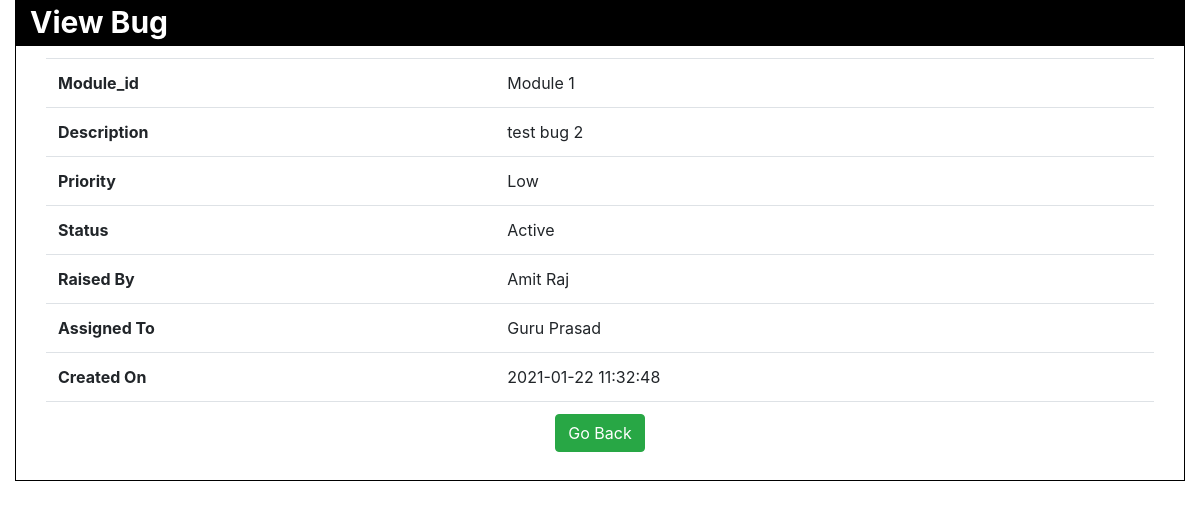
Screenshot of /view_bug.php?id=2 with the database file from the repository.
### tables this page shows
CREATE TABLE `bugs` (
  `id` int NOT NULL,
  `description` varchar(500) NOT NULL,
  `module_id` int NOT NULL,
  `priority` enum('Low','Medium','High','') NOT NULL DEFAULT 'Low',
  `status` enum('Active','Inactive','Resolved','Deleted','Ignored') NOT NULL DEFAULT 'Active',
  `raised_by` int NOT NULL,
  `assigned_to` int NOT NULL,
  `created_on` timestamp NOT NULL DEFAULT CURRENT_TIMESTAMP,
  `modified_on` datetime NOT NULL DEFAULT CURRENT_TIMESTAMP
);

CREATE TABLE `modules` (
  `id` int NOT NULL,
  `name` varchar(100) NOT NULL,
  `status` enum('Active','Inactive') NOT NULL DEFAULT 'Active',
  `created_by` int NOT NULL,
  `created_on` timestamp NOT NULL DEFAULT CURRENT_TIMESTAMP
);

CREATE TABLE `users` (
  `id` int NOT NULL,
  `name` varchar(100) NOT NULL,
  `status` enum('Active','Inactive') NOT NULL DEFAULT 'Active',
  `created_by` int NOT NULL,
  `created_on` timestamp NOT NULL DEFAULT CURRENT_TIMESTAMP
);

### bugs.php (called while the page is built, shortened)
<?php
	class Bugs
	{
		protected $conn;
		function __construct()
		{
		    $servername = "localhost";
			$username = "root";
			$password = "Greenlanten@123";
			try
			{
			  $this->conn = new PDO("mysql:host=$servername;dbname=bug_tracking", $username, $password);
			  $this->conn->setAttribute(PDO::ATTR_ERRMODE, PDO::ERRMODE_EXCEPTION);
			}
			catch(PDOException $e)
			{
			  echo "Connection failed: " . $e->getMessage();
			}
		}
		public function get_bug($id)
		{
			$query = "SELECT bugs.* , reporter.name as reporter, assigned.name AS assigned,
							 modules.name AS module_name
					  FROM bugs
					  JOIN users reporter ON bugs.raised_by = reporter.id
					  JOIN users assigned ON bugs.assigned_to = assigned.id
					  JOIN modules ON bugs.module_id = modules.id
					  WHERE bugs.id = :id
					  ";
			$stmt = $this->conn->prepare($query);
			$stmt->execute(
							array(
								    ':id' => $id
							)
					);
			$bug_details = $stmt->fetchAll(PDO::FETCH_ASSOC);
			return reset($bug_details);
		}
	}
?>

### view_bug.php (the view, shortened to what this page needs)
<?php
	require "bugs.php";
	$bugs = new Bugs;
	$id = $_GET['id'] ?? null;
	$bug_details = $bugs->get_bug($id);
?>
<!DOCTYPE html>
<html>
<head>
	<link rel="stylesheet" href="https://maxcdn.bootstrapcdn.com/bootstrap/4.0.0/css/bootstrap.min.css">
	<link rel="stylesheet" type="text/css" href="https://cdn.datatables.net/1.10.20/css/jquery.dataTables.css">
	<link rel="stylesheet" type="text/css" href="https://cdn.datatables.net/1.10.21/css/jquery.dataTables.min.css">
	<link rel="stylesheet" type="text/css" href="https://cdn.datatables.net/buttons/1.6.2/css/buttons.dataTables.min.css">
	<link rel="stylesheet" href="https://pro.fontawesome.com/releases/v5.10.0/css/all.css"/>
</head>
<body>
	<div class="col-md-12 ">
		<div class="col-md-12 heading">
			<span class="pull-left" >View Bug</span>
		</div>
		<div class="box">
			<div class="container col-md-12" style="margin-top: 1%;">
				<div class="col-md-12" >
					<table class="table">
						<tr>
							<th>Module_id</th>
							<td><?php echo $bug_details['module_name']; ?></td>
						</tr>
						<tr>
							<th>Description</th>
							<td><?php echo $bug_details['description']; ?></td>
						</tr>
						<tr>
							<th>Priority</th>
							<td><?php echo $bug_details['priority']; ?></td>
						</tr>
						<tr>
							<th>Status</th>
							<td><?php echo $bug_details['status']; ?></td>
						</tr>
						<tr>
							<th>Raised By</th>
							<td><?php echo $bug_details['reporter']; ?></td>
						</tr>
						<tr>
							<th>Assigned To</th>
							<td><?php echo $bug_details['assigned']; ?></td>
						</tr>
						<tr>
							<th>Created On</th>
							<td><?php echo $bug_details['created_on']; ?></td>
						</tr>
						<tr>
							<th colspan="2"  style="text-align: center;">
								<a href="index.php">
									 <button class="btn btn-success">Go Back</button>
								</a>
							</th>
						</tr>
					</table>
				</div>
			</div>
		</div>
	</div>
</body>
</html>

### view_bug.php (style rules this page uses)
.heading { font-size: 30px; font-weight: bold; text-align: left; color: white; background: black; }
.box { border: 1px solid black; }

### rows the page displays
bugs: module.name "Module 1", description "test bug 2", priority "Low", status "Active", users.name "Amit Raj", users.name "Guru Prasad", created_on "2021-01-22 11:32:48"
